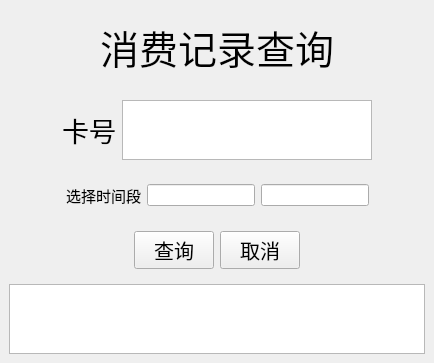
<?xml version="1.0" encoding="UTF-8"?>
<ui version="4.0">
 <class>A1</class>
 <widget class="QMainWindow" name="A1">
  <property name="geometry">
   <rect>
    <x>0</x>
    <y>0</y>
    <width>434</width>
    <height>358</height>
   </rect>
  </property>
  <property name="windowTitle">
   <string>A1</string>
  </property>
  <widget class="QWidget" name="centralwidget">
   <layout class="QVBoxLayout" name="verticalLayout">
    <item>
     <widget class="QWidget" name="widget" native="true">
      <property name="font">
       <font>
        <pointsize>12</pointsize>
       </font>
      </property>
      <layout class="QHBoxLayout" name="horizontalLayout">
       <item>
        <spacer name="horizontalSpacer">
         <property name="orientation">
          <enum>Qt::Horizontal</enum>
         </property>
         <property name="sizeHint" stdset="0">
          <size>
           <width>40</width>
           <height>20</height>
          </size>
         </property>
        </spacer>
       </item>
       <item>
        <widget class="QLabel" name="label">
         <property name="font">
          <font>
           <pointsize>29</pointsize>
          </font>
         </property>
         <property name="text">
          <string>消费记录查询</string>
         </property>
        </widget>
       </item>
       <item>
        <spacer name="horizontalSpacer_2">
         <property name="orientation">
          <enum>Qt::Horizontal</enum>
         </property>
         <property name="sizeHint" stdset="0">
          <size>
           <width>40</width>
           <height>20</height>
          </size>
         </property>
        </spacer>
       </item>
      </layout>
     </widget>
    </item>
    <item>
     <widget class="QWidget" name="widget_3" native="true">
      <layout class="QHBoxLayout" name="horizontalLayout_3">
       <item>
        <spacer name="horizontalSpacer_7">
         <property name="orientation">
          <enum>Qt::Horizontal</enum>
         </property>
         <property name="sizeHint" stdset="0">
          <size>
           <width>40</width>
           <height>20</height>
          </size>
         </property>
        </spacer>
       </item>
       <item>
        <widget class="QLabel" name="label_3">
         <property name="maximumSize">
          <size>
           <width>100</width>
           <height>16777215</height>
          </size>
         </property>
         <property name="font">
          <font>
           <pointsize>20</pointsize>
          </font>
         </property>
         <property name="text">
          <string>卡号</string>
         </property>
         <property name="alignment">
          <set>Qt::AlignRight|Qt::AlignTrailing|Qt::AlignVCenter</set>
         </property>
        </widget>
       </item>
       <item>
        <widget class="QTextEdit" name="ID">
         <property name="maximumSize">
          <size>
           <width>250</width>
           <height>60</height>
          </size>
         </property>
         <property name="font">
          <font>
           <pointsize>28</pointsize>
          </font>
         </property>
         <property name="cursor" stdset="0">
          <cursorShape>IBeamCursor</cursorShape>
         </property>
         <property name="layoutDirection">
          <enum>Qt::LeftToRight</enum>
         </property>
        </widget>
       </item>
       <item>
        <spacer name="horizontalSpacer_8">
         <property name="orientation">
          <enum>Qt::Horizontal</enum>
         </property>
         <property name="sizeHint" stdset="0">
          <size>
           <width>40</width>
           <height>20</height>
          </size>
         </property>
        </spacer>
       </item>
      </layout>
     </widget>
    </item>
    <item>
     <widget class="QWidget" name="widget_6" native="true">
      <layout class="QHBoxLayout" name="horizontalLayout_6">
       <item>
        <spacer name="horizontalSpacer_11">
         <property name="orientation">
          <enum>Qt::Horizontal</enum>
         </property>
         <property name="sizeHint" stdset="0">
          <size>
           <width>40</width>
           <height>20</height>
          </size>
         </property>
        </spacer>
       </item>
       <item>
        <widget class="QLabel" name="label_4">
         <property name="font">
          <font>
           <pointsize>11</pointsize>
          </font>
         </property>
         <property name="text">
          <string>选择时间段</string>
         </property>
        </widget>
       </item>
       <item>
        <widget class="QLineEdit" name="start"/>
       </item>
       <item>
        <widget class="QLineEdit" name="end"/>
       </item>
       <item>
        <spacer name="horizontalSpacer_5">
         <property name="orientation">
          <enum>Qt::Horizontal</enum>
         </property>
         <property name="sizeHint" stdset="0">
          <size>
           <width>40</width>
           <height>20</height>
          </size>
         </property>
        </spacer>
       </item>
      </layout>
     </widget>
    </item>
    <item>
     <widget class="QWidget" name="widget_5" native="true">
      <layout class="QHBoxLayout" name="horizontalLayout_5">
       <item>
        <spacer name="horizontalSpacer_10">
         <property name="orientation">
          <enum>Qt::Horizontal</enum>
         </property>
         <property name="sizeHint" stdset="0">
          <size>
           <width>40</width>
           <height>20</height>
          </size>
         </property>
        </spacer>
       </item>
       <item>
        <widget class="QPushButton" name="QUERY">
         <property name="font">
          <font>
           <pointsize>15</pointsize>
          </font>
         </property>
         <property name="text">
          <string>查询</string>
         </property>
        </widget>
       </item>
       <item>
        <widget class="QPushButton" name="NO">
         <property name="font">
          <font>
           <pointsize>15</pointsize>
          </font>
         </property>
         <property name="text">
          <string>取消</string>
         </property>
        </widget>
       </item>
       <item>
        <spacer name="horizontalSpacer_4">
         <property name="orientation">
          <enum>Qt::Horizontal</enum>
         </property>
         <property name="sizeHint" stdset="0">
          <size>
           <width>40</width>
           <height>20</height>
          </size>
         </property>
        </spacer>
       </item>
      </layout>
     </widget>
    </item>
    <item>
     <widget class="QTableWidget" name="table"/>
    </item>
   </layout>
  </widget>
 </widget>
 <resources/>
 <connections/>
</ui>
